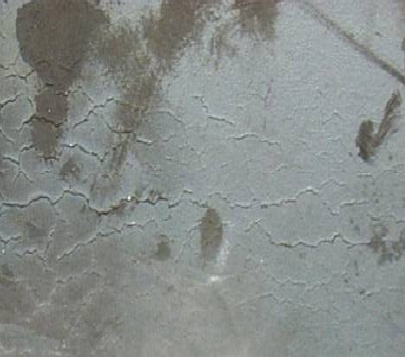
%> input picture gg/image/1.png, 405 x 359 px
$ octave test.m   (GNU Octave 9; MATLAB toolbox functions it lacks are replaced by stand-ins)
%> lines starting %> are read from the running program, lines starting %| are printed output that depends on the picture; in (x1, y1, x2, y2) boxes, pixels count from 0 and x2, y2 are one past the last pixel; in counts of white or black regions, pixels touching at a corner belong together; the program's own positions count from 1
clear;clc;
I = imread('./image/1.png');
%> I is the input picture: size 359x405x3 uint8; mean R, G, B 135.8, 140.9, 138.2
I = imresize(I,0.9);
%> I: size 324x365x3 uint8
type = 'small';
if size(I,3)~=3
    temp = double(I(:,:,1));
else
    temp = double(rgb2gray(I));
end

h = [0 1 0; 1 -4 1; 0 1 0];
T = conv2(temp,h);
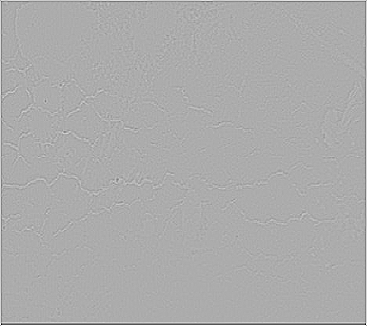
%> T: size 326x367 double; min -530, max 255, mean 0; drawn with min black and max white
[hist,grayv] = max(imhist(uint8(T)));
%> hist = 62809; grayv = 1
T(1,:) = 0;
T(end,:) = 0;
T(:,1) = 0;
T(:,end) = 0;
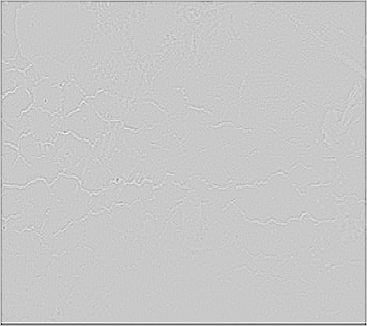
%> T: size 326x367 double; min -530, max 143, mean -1.9; drawn with min black and max white

thre = grayv*.5;
%> thre = 0.5
idx = find(abs(T) > thre);
%> idx = 112456 values from 328 to 119315
[cx,cy] = ind2sub(size(T),idx);
cx = round(mean(cx));
%> cx = 163
cy = round(mean(cy));
%> cy = 184

[x,y] = meshgrid(1:min(size(temp,1),size(temp,2)));

m = zeros(size(temp));
[p,q] = size(temp);
%> p = 324; q = 365

switch lower (type)
    case 'small'
        r = 10;
        n = zeros(size(x));
        n((x-cx).^2+(y-cy).^2<r.^2) = 1;
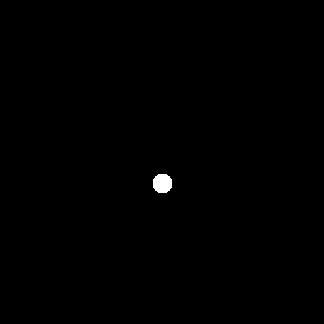
%> n: size 324x324 double; values 0 (black) and 1 (white), 0.29% white; 1 white region, box (x1, y1, x2, y2) and area: (153, 174, 172, 193) 305
        m(1:size(n,1),1:size(n,2)) = n;
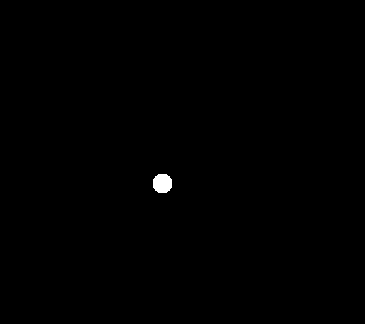
%> m: size 324x365 double; values 0 (black) and 1 (white), 0.26% white; 1 white region, box (x1, y1, x2, y2) and area: (153, 174, 172, 193) 305
        %m((x-cx).^2+(y-cy).^2<r.^2) = 1;
    case 'medium'
%         r = min(min(cx,p-cx),min(cy,q-cy));
%         r = max(2/3*r,25);
       r=30;
        n = zeros(size(x));
        n(((x-cx).^2+(y-cy).^2)<r.^2) = 1;
        m(1:size(n,1),1:size(n,2)) = n;
        %m((x-cx).^2+(y-cy).^2<r.^2) = 1;
    case 'large'
        r = min(min(cx,p-cx),min(cy,q-cy));
        r = max(2/3*r,60);
        n = zeros(size(x));
        n((x-cx).^2+(y-cy).^2<r.^2) = 1;
        m(1:size(n,1),1:size(n,2)) = n;
        %m((x-cx).^2+(y-cy).^2<r.^2) = 1;
    case 'whole'
        r = 9;
        m = zeros(round(ceil(max(p,q)/2/(r+1))*3*(r+1)));
        siz = size(m,1);
        sx = round(siz/2);
        i = 1:round(siz/2/(r+1));
        j = 1:round(0.9*siz/2/(r+1));
        j = j-round(median(j));
        m(sx+2*j*(r+1),(2*i-1)*(r+1)) = 1;
        se = strel('disk',r);
        m = imdilate(m,se);
        m = m(round(siz/2-p/2-6):round(siz/2-p/2-6)+p-1,round(siz/2-q/2-6):round(siz/2-q/2-6)+q-1);
end
        tem(:,:,1) = m;
        M = padarray(m,[floor(2/3*r),floor(2/3*r)],'replicate','post');
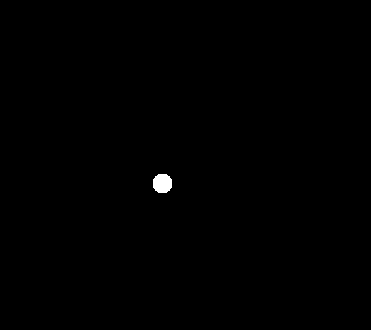
%> M: size 330x371 double; values 0 (black) and 1 (white), 0.25% white; 1 white region, box (x1, y1, x2, y2) and area: (153, 174, 172, 193) 305
        tem(:,:,2) = M(floor(2/3*r)+1:end,floor(2/3*r)+1:end);
        m = tem;

$ run again, with gg/image - 副本/3.png copied over gg/image/1.png
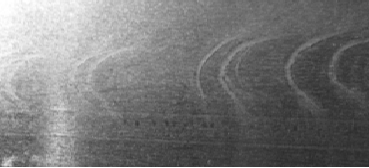
%> input picture gg/image - 副本/3.png, 369 x 168 px
%> I is the input picture: size 168x369x3 uint8; min 43, max 255, mean 119.2
%> I: size 152x333x3 uint8
%> `T = conv2(temp,h);`:
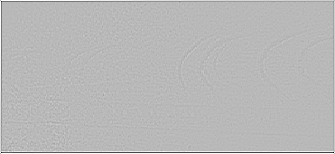
%> T: size 154x335 double; min -672, max 255, mean 0; drawn with min black and max white
%> hist = 26298; grayv = 1
%> `T(:,end) = 0;`:
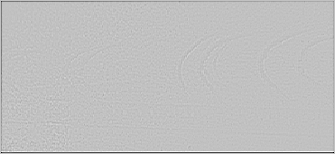
%> T: size 154x335 double; min -672, max 215, mean -3.3; drawn with min black and max white
%> thre = 0.5
%> idx = 48712 values from 156 to 51435
%> cx = 78
%> cy = 167
%> n: size 152x152 double; every value is 0
%> m: size 152x333 double; every value is 0
%> M: size 158x339 double; every value is 0
